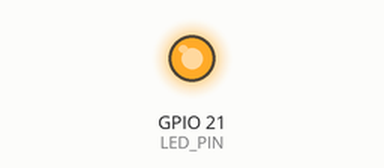
A program run on a simulated Seeed XIAO ESP32-S3. On the bench: output pins drawn as LEDs (lit = HIGH). WiFi joins after 1.5 s; servers stay silent unless stated; the local clock reads 2024-03-15 10:24:30 at power-on unless the program sets it; what the program prints to the serial monitor is not drawn.

Above: at 3.6 s.
At 29.6 s:
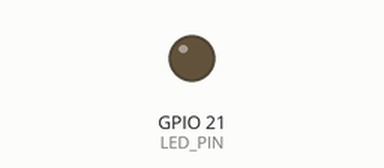
Timing chart, 0 to 46.8 s (numbered marks = the images above):
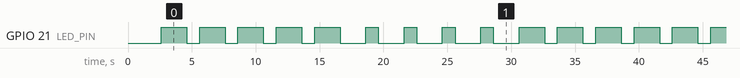

Measured:
- by itself, GPIO 21 (LED_PIN): moves between LOW and HIGH, repeating every 34.0 s
- by itself, everything shown: repeats every 34.0 s, in 22 steps

The program:

main.cpp
```cpp
#include <WiFi.h>
#include "time.h"
#include "secrets.h"

// NTP settings
const char *ntpServer = "bh.pool.ntp.org";
const long gmtOffset_sec = 3 * 60 * 60; // Bahrain GMT+3
const int daylightOffset_sec = 0;

// LED
#define LED_PIN 21

// timing
unsigned long lastBlink = 0;
bool ledState = false;

bool tryConnect(const char *ssid, const char *pass, unsigned long timeoutMs)
{
    WiFi.begin(ssid, pass);
    unsigned long start = millis();
    while (millis() - start < timeoutMs)
    {
        if (WiFi.status() == WL_CONNECTED)
        {
            Serial.printf("\nConnected to %s\n", ssid);
            return true;
        }
        delay(200);
        Serial.print(".");
    }
    Serial.printf("\nFailed to connect to %s\n", ssid);
    return false;
}

void setup()
{
    Serial.begin(115200);
    delay(1000);

    pinMode(LED_PIN, OUTPUT);

    const unsigned long perNetworkTimeout = 5000; // ms
    for (size_t i = 0; i < wifiCredsCount; ++i)
    {
        Serial.printf("Trying network: %s\n", wifiCreds[i].ssid);
        if (tryConnect(wifiCreds[i].ssid, wifiCreds[i].pass, perNetworkTimeout))
            break;
    }

    if (WiFi.status() != WL_CONNECTED)
    {
        Serial.println("All saved networks failed to connect.");
        // optional: start AP or captive portal here
    }
    else
    {
        configTime(gmtOffset_sec, daylightOffset_sec, ntpServer);
        Serial.println("Time initialized");
    }
}

void loop()
{
    // ===== LED behavior =====
    if (WiFi.status() != WL_CONNECTED)
    {
        digitalWrite(LED_PIN, HIGH); // solid ON if not connected
    }
    else
    {
        // blink every 1 second
        if (millis() - lastBlink > 1000)
        {
            ledState = !ledState;
            digitalWrite(LED_PIN, ledState);
            lastBlink = millis();
        }
    }

    // ===== Time print =====
    struct tm timeinfo;
    if (!getLocalTime(&timeinfo))
    {
        Serial.println("Failed to get time");
        delay(1000);
        return;
    }

    Serial.println(&timeinfo, "%Y-%m-%d %H:%M:%S");
    delay(1000);
}
```

secrets.example.h
```cpp
#ifndef SECRETS_EXAMPLE_H
#define SECRETS_EXAMPLE_H

struct WifiCred
{
    const char *ssid;
    const char *pass;
};

static const WifiCred wifiCreds[] = {
    {"SSID_1", "PASSWORD_1"},
    {"SSID_2", "PASSWORD_2"},
    {"SSID_3", "PASSWORD_3"}};

static const size_t wifiCredsCount = sizeof(wifiCreds) / sizeof(wifiCreds[0]);

#endif
```
